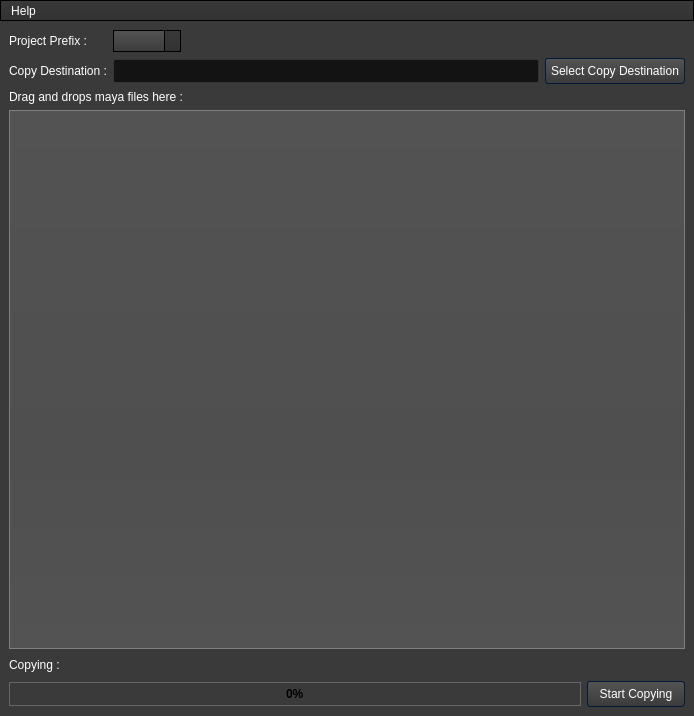
<?xml version="1.0" encoding="UTF-8"?>
<ui version="4.0">
 <class>MainWindow</class>
 <widget class="QMainWindow" name="MainWindow">
  <property name="geometry">
   <rect>
    <x>0</x>
    <y>0</y>
    <width>694</width>
    <height>716</height>
   </rect>
  </property>
  <property name="acceptDrops">
   <bool>true</bool>
  </property>
  <property name="windowTitle">
   <string>AssetPack</string>
  </property>
  <property name="styleSheet">
   <string notr="true">/*-----QWidget-----*/
QWidget
{
	background-color: #3a3a3a;
	color: #fff;
	selection-background-color: #b78620;
	selection-color: #000;

}


/*-----QLabel-----*/
QLabel
{
	background-color: transparent;
	color: #fff;

}


/*-----QMenuBar-----*/
QMenuBar 
{
	background-color: qlineargradient(spread:repeat, x1:1, y1:0, x2:1, y2:1, stop:0 rgba(57, 57, 57, 255),stop:1 rgba(50, 50, 50, 255));
	border: 1px solid #000;
	color: #fff;

}


QMenuBar::item 
{
	background-color: transparent;

}


QMenuBar::item:selected 
{
	background-color: rgba(183, 134, 32, 20%);
	border: 1px solid #b78620;
	color: #fff;

}


QMenuBar::item:pressed 
{
	background-color: rgb(183, 134, 32);
	border: 1px solid #b78620;
	color: #fff;

}


/*-----QMenu-----*/
QMenu
{
    background-color: qlineargradient(spread:repeat, x1:1, y1:0, x2:1, y2:1, stop:0 rgba(57, 57, 57, 255),stop:1 rgba(50, 50, 50, 255));
    border: 1px solid #222;
    padding: 4px;
	color: #fff;

}


QMenu::item
{
    background-color: transparent;
    padding: 2px 20px 2px 20px;

}


QMenu::separator
{
   	background-color: rgb(183, 134, 32);
	height: 1px;

}


QMenu::item:disabled
{
    color: #555;
    background-color: transparent;
    padding: 2px 20px 2px 20px;

}


QMenu::item:selected
{
	background-color: rgba(183, 134, 32, 20%);
	border: 1px solid #b78620;
	color: #fff;

}


/*-----QToolBar-----*/
QToolBar
{
	background-color: qlineargradient(spread:repeat, x1:1, y1:0, x2:1, y2:1, stop:0 rgba(69, 69, 69, 255),stop:1 rgba(58, 58, 58, 255));
	border-top: none;
	border-bottom: 1px solid #4f4f4f;
	border-left: 1px solid #4f4f4f;
	border-right: 1px solid #4f4f4f;

}


QToolBar::separator
{
	background-color: #2e2e2e;
	width: 1px;

}


/*-----QToolButton-----*/
QToolButton 
{
	background-color: transparent;
	color: #fff;
	padding: 5px;
	padding-left: 8px;
	padding-right: 8px;
	margin-left: 1px;
}


QToolButton:hover
{
	background-color: rgba(183, 134, 32, 20%);
	border: 1px solid #b78620;
	color: #fff;
	
}


QToolButton:pressed
{
	background-color: qlineargradient(spread:repeat, x1:1, y1:0, x2:1, y2:1, stop:0 rgba(57, 57, 57, 255),stop:1 rgba(50, 50, 50, 255));
	border: 1px solid #b78620;

}


QToolButton:checked
{
	background-color: qlineargradient(spread:repeat, x1:1, y1:0, x2:1, y2:1, stop:0 rgba(57, 57, 57, 255),stop:1 rgba(50, 50, 50, 255));
	border: 1px solid #222;
}


/*-----QPushButton-----*/
QPushButton
{
	background-color: qlineargradient(spread:repeat, x1:1, y1:0, x2:1, y2:1, stop:0 rgba(84, 84, 84, 255),stop:1 rgba(59, 59, 59, 255));
	color: #ffffff;
	min-width: 80px;
	border-style: solid;
	border-width: 1px;
	border-radius: 3px;
	border-color: #051a39;
	padding: 5px;

}


QPushButton::flat
{
	background-color: transparent;
	border: none;
	color: #fff;

}


QPushButton::disabled
{
	background-color: #404040;
	color: #656565;
	border-color: #051a39;

}


QPushButton::hover
{
	background-color: rgba(183, 134, 32, 20%);
	border: 1px solid #b78620;

}


QPushButton::pressed
{
	background-color: qlineargradient(spread:repeat, x1:1, y1:0, x2:1, y2:1, stop:0 rgba(74, 74, 74, 255),stop:1 rgba(49, 49, 49, 255));
	border: 1px solid #b78620;

}


QPushButton::checked
{
	background-color: qlineargradient(spread:repeat, x1:1, y1:0, x2:1, y2:1, stop:0 rgba(74, 74, 74, 255),stop:1 rgba(49, 49, 49, 255));
	border: 1px solid #222;

}


/*-----QLineEdit-----*/
QLineEdit
{
	background-color: #131313;
	color : #eee;
	border: 1px solid #343434;
	border-radius: 2px;
	padding: 3px;
	padding-left: 5px;

}


/*-----QPlainTExtEdit-----*/
QPlainTextEdit
{
	background-color: #131313;
	color : #eee;
	border: 1px solid #343434;
	border-radius: 2px;
	padding: 3px;
	padding-left: 5px;

}


/*-----QTabBar-----*/
QTabBar::tab
{
	background-color: qlineargradient(spread:repeat, x1:1, y1:0, x2:1, y2:1, stop:0 rgba(84, 84, 84, 255),stop:1 rgba(59, 59, 59, 255));
	color: #ffffff;
	border-style: solid;
	border-width: 1px;
	border-color: #666;
	border-bottom: none;
	padding: 5px;
	padding-left: 15px;
	padding-right: 15px;

}


QTabWidget::pane 
{
	background-color: red;
	border: 1px solid #666;
	top: 1px;

}


QTabBar::tab:last
{
	margin-right: 0; 

}


QTabBar::tab:first:!selected
{
	background-color: #0c0c0d;
	margin-left: 0px;

}


QTabBar::tab:!selected
{
	color: #b1b1b1;
	border-bottom-style: solid;
	background-color: #0c0c0d;

}


QTabBar::tab:selected
{
	margin-bottom: 0px;

}


QTabBar::tab:!selected:hover
{
	border-top-color: #b78620;

}


/*-----QComboBox-----*/
QComboBox
{
    background-color: qlineargradient(spread:repeat, x1:1, y1:0, x2:1, y2:1, stop:0 rgba(84, 84, 84, 255),stop:1 rgba(59, 59, 59, 255));
    border: 1px solid #000;
    padding-left: 6px;
    color: #ffffff;
    height: 20px;

}


QComboBox::disabled
{
	background-color: #404040;
	color: #656565;
	border-color: #051a39;

}


QComboBox:on
{
    background-color: #b78620;
	color: #000;

}


QComboBox QAbstractItemView
{
    background-color: #383838;
    color: #ffffff;
    border: 1px solid black;
    selection-background-color: #b78620;
    outline: 0;

}


QComboBox::drop-down
{
	background-color: qlineargradient(spread:repeat, x1:1, y1:0, x2:1, y2:1, stop:0 rgba(57, 57, 57, 255),stop:1 rgba(50, 50, 50, 255));
    subcontrol-origin: padding;
    subcontrol-position: top right;
    width: 15px;
    border-left-width: 1px;
    border-left-color: black;
    border-left-style: solid; 

}


QComboBox::down-arrow
{
    image: url(://arrow-down.png);
    width: 8px;
    height: 8px;
}


/*-----QSpinBox &amp; QDateTimeEdit-----*/
QSpinBox,
QDateTimeEdit 
{
    background-color: #131313;
	color : #eee;
	border: 1px solid #343434;
	padding: 3px;
	padding-left: 5px;
    border-radius : 2px;

}


QSpinBox::up-button, 
QDateTimeEdit::up-button
{
	border-top-right-radius:2px;
	background-color: #777777;
    width: 16px; 
    border-width: 1px;

}


QSpinBox::up-button:hover, 
QDateTimeEdit::up-button:hover
{
	background-color: #585858;

}


QSpinBox::up-button:pressed, 
QDateTimeEdit::up-button:pressed
{
	background-color: #252525;
    width: 16px; 
    border-width: 1px;

}


QSpinBox::up-arrow,
QDateTimeEdit::up-arrow
{
    image: url(://arrow-up.png);
    width: 7px;
    height: 7px;

}


QSpinBox::down-button, 
QDateTimeEdit::down-button
{
	border-bottom-right-radius:2px;
	background-color: #777777;
    width: 16px; 
    border-width: 1px;

}


QSpinBox::down-button:hover, 
QDateTimeEdit::down-button:hover
{
	background-color: #585858;

}


QSpinBox::down-button:pressed, 
QDateTimeEdit::down-button:pressed
{
	background-color: #252525;
    width: 16px; 
    border-width: 1px;

}


QSpinBox::down-arrow,
QDateTimeEdit::down-arrow
{
    image: url(://arrow-down.png);
    width: 7px;
    height: 7px;

}


/*-----QGroupBox-----*/
QGroupBox 
{
    border: 1px solid;
    border-color: #666666;
	border-radius: 5px;
    margin-top: 20px;

}


QGroupBox::title  
{
    background-color: transparent;
    color: #eee;
    subcontrol-origin: margin;
    padding: 5px;
	border-top-left-radius: 3px;
	border-top-right-radius: 3px;

}


/*-----QHeaderView-----*/
QHeaderView::section
{
    background-color: qlineargradient(spread:repeat, x1:1, y1:0, x2:1, y2:1, stop:0 rgba(60, 60, 60, 255),stop:1 rgba(50, 50, 50, 255));
	border: 1px solid #000;
    color: #fff;
    text-align: left;
	padding: 4px;
	
}


QHeaderView::section:disabled
{
    background-color: #525251;
    color: #656565;

}


QHeaderView::section:checked
{
    background-color: qlineargradient(spread:repeat, x1:1, y1:0, x2:1, y2:1, stop:0 rgba(60, 60, 60, 255),stop:1 rgba(50, 50, 50, 255));
    color: #fff;

}


QHeaderView::section::vertical::first,
QHeaderView::section::vertical::only-one
{
    border-top: 1px solid #353635;

}


QHeaderView::section::vertical
{
    border-top: 1px solid #353635;

}


QHeaderView::section::horizontal::first,
QHeaderView::section::horizontal::only-one
{
    border-left: 1px solid #353635;

}


QHeaderView::section::horizontal
{
    border-left: 1px solid #353635;

}


QTableCornerButton::section
{
    background-color: qlineargradient(spread:repeat, x1:1, y1:0, x2:1, y2:1, stop:0 rgba(60, 60, 60, 255),stop:1 rgba(50, 50, 50, 255));
	border: 1px solid #000;
    color: #fff;

}


/*-----QTreeWidget-----*/
QTreeView
{
	show-decoration-selected: 1;
	alternate-background-color: #3a3a3a;
	selection-color: #fff;
	background-color: #2d2d2d;
	border: 1px solid gray;
	padding-top : 5px;
	color: #fff;
	font: 8pt;

}


QTreeView::item:selected
{
	color:#fff;
	background-color: #b78620;
	border-radius: 0px;

}


QTreeView::item:!selected:hover
{
    background-color: #262626;
    border: none;
    color: white;

}


QTreeView::branch:has-children:!has-siblings:closed,
QTreeView::branch:closed:has-children:has-siblings 
{
	image: url(://tree-closed.png);

}


QTreeView::branch:open:has-children:!has-siblings,
QTreeView::branch:open:has-children:has-siblings  
{
	image: url(://tree-open.png);

}


/*-----QListView-----*/
QListView 
{
	background-color: qlineargradient(spread:repeat, x1:1, y1:0, x2:1, y2:1, stop:0 rgba(83, 83, 83, 255),stop:0.293269 rgba(81, 81, 81, 255),stop:0.634615 rgba(79, 79, 79, 255),stop:1 rgba(83, 83, 83, 255));
    border : none;
    color: white;
    show-decoration-selected: 1; 
    outline: 0;
	border: 1px solid gray;

}


QListView::disabled 
{
	background-color: #656565;
	color: #1b1b1b;
    border: 1px solid #656565;

}


QListView::item 
{
	background-color: #2d2d2d;
    padding: 1px;

}


QListView::item:alternate 
{
    background-color: #3a3a3a;

}


QListView::item:selected 
{
	background-color: #b78620;
	border: 1px solid #b78620;
	color: #fff;

}


QListView::item:selected:!active 
{
	background-color: #b78620;
	border: 1px solid #b78620;
	color: #fff;

}


QListView::item:selected:active 
{
	background-color: #b78620;
	border: 1px solid #b78620;
	color: #fff;

}


QListView::item:hover {
    background-color: #262626;
    border: none;
    color: white;

}


/*-----QCheckBox-----*/
QCheckBox
{
	background-color: transparent;
    color: lightgray;
	border: none;

}


QCheckBox::indicator
{
    background-color: #323232;
    border: 1px solid darkgray;
    width: 12px;
    height: 12px;

}


QCheckBox::indicator:checked
{
    image:url(&quot;./ressources/check.png&quot;);
	background-color: #b78620;
    border: 1px solid #3a546e;

}


QCheckBox::indicator:unchecked:hover
{
	border: 1px solid #b78620; 

}


QCheckBox::disabled
{
	color: #656565;

}


QCheckBox::indicator:disabled
{
	background-color: #656565;
	color: #656565;
    border: 1px solid #656565;

}


/*-----QRadioButton-----*/
QRadioButton 
{
	color: lightgray;
	background-color: transparent;

}


QRadioButton::indicator::unchecked:hover 
{
	background-color: lightgray;
	border: 2px solid #b78620;
	border-radius: 6px;
}


QRadioButton::indicator::checked 
{
	border: 2px solid #b78620;
	border-radius: 6px;
	background-color: rgba(183,134,32,20%);  
	width: 9px; 
	height: 9px; 

}


/*-----QSlider-----*/
QSlider::groove:horizontal 
{
	background-color: transparent;
	height: 3px;

}


QSlider::sub-page:horizontal 
{
	background-color: #b78620;

}


QSlider::add-page:horizontal 
{
	background-color: #131313;

}


QSlider::handle:horizontal 
{
	background-color: #b78620;
	width: 14px;
	margin-top: -6px;
	margin-bottom: -6px;
	border-radius: 6px;

}


QSlider::handle:horizontal:hover 
{
	background-color: #d89e25;
	border-radius: 6px;

}


QSlider::sub-page:horizontal:disabled 
{
	background-color: #bbb;
	border-color: #999;

}


QSlider::add-page:horizontal:disabled 
{
	background-color: #eee;
	border-color: #999;

}


QSlider::handle:horizontal:disabled 
{
	background-color: #eee;
	border: 1px solid #aaa;
	border-radius: 3px;

}


/*-----QScrollBar-----*/
QScrollBar:horizontal
{
    border: 1px solid #222222;
    background-color: #3d3d3d;
    height: 15px;
    margin: 0px 16px 0 16px;

}


QScrollBar::handle:horizontal
{
	background-color: qlineargradient(spread:repeat, x1:1, y1:0, x2:1, y2:1, stop:0 rgba(97, 97, 97, 255),stop:1 rgba(90, 90, 90, 255));
	border: 1px solid #2d2d2d;
    min-height: 20px;

}


QScrollBar::add-line:horizontal
{
	background-color: qlineargradient(spread:repeat, x1:1, y1:0, x2:1, y2:1, stop:0 rgba(97, 97, 97, 255),stop:1 rgba(90, 90, 90, 255));
	border: 1px solid #2d2d2d;
    width: 15px;
    subcontrol-position: right;
    subcontrol-origin: margin;

}


QScrollBar::sub-line:horizontal
{
	background-color: qlineargradient(spread:repeat, x1:1, y1:0, x2:1, y2:1, stop:0 rgba(97, 97, 97, 255),stop:1 rgba(90, 90, 90, 255));
	border: 1px solid #2d2d2d;
    width: 15px;
    subcontrol-position: left;
    subcontrol-origin: margin;

}


QScrollBar::right-arrow:horizontal
{
    image: url(://arrow-right.png);
    width: 6px;
    height: 6px;

}


QScrollBar::left-arrow:horizontal
{
    image: url(://arrow-left.png);
    width: 6px;
    height: 6px;

}


QScrollBar::add-page:horizontal, QScrollBar::sub-page:horizontal
{
    background: none;

}


QScrollBar:vertical
{
    background-color: #3d3d3d;
    width: 16px;
	border: 1px solid #2d2d2d;
    margin: 16px 0px 16px 0px;

}


QScrollBar::handle:vertical
{
    background-color: qlineargradient(spread:repeat, x1:1, y1:0, x2:1, y2:1, stop:0 rgba(97, 97, 97, 255),stop:1 rgba(90, 90, 90, 255));
	border: 1px solid #2d2d2d;
    min-height: 20px;

}


QScrollBar::add-line:vertical
{
	background-color: qlineargradient(spread:repeat, x1:1, y1:0, x2:1, y2:1, stop:0 rgba(97, 97, 97, 255),stop:1 rgba(90, 90, 90, 255));
	border: 1px solid #2d2d2d;
    height: 15px;
    subcontrol-position: bottom;
    subcontrol-origin: margin;

}


QScrollBar::sub-line:vertical
{
	background-color: qlineargradient(spread:repeat, x1:1, y1:0, x2:1, y2:1, stop:0 rgba(97, 97, 97, 255),stop:1 rgba(90, 90, 90, 255));
	border: 1px solid #2d2d2d;
    height: 15px;
    subcontrol-position: top;
    subcontrol-origin: margin;

}


QScrollBar::up-arrow:vertical
{
    image: url(://arrow-up.png);
    width: 6px;
    height: 6px;

}


QScrollBar::down-arrow:vertical
{
    image: url(://arrow-down.png);
    width: 6px;
    height: 6px;

}


QScrollBar::add-page:vertical, QScrollBar::sub-page:vertical
{
    background: none;

}


/*-----QProgressBar-----*/
QProgressBar
{
    border: 1px solid #666666;
    text-align: center;
	color: #000;
	font-weight: bold;

}


QProgressBar::chunk
{
    background-color: #b78620;
    width: 30px;
    margin: 0.5px;

}

</string>
  </property>
  <widget class="QWidget" name="centralwidget">
   <layout class="QGridLayout" name="gridLayout">
    <item row="0" column="0">
     <layout class="QHBoxLayout" name="horizontalLayout">
      <item>
       <widget class="QLabel" name="prefix_lable">
        <property name="font">
         <font/>
        </property>
        <property name="text">
         <string>Project Prefix :      </string>
        </property>
       </widget>
      </item>
      <item>
       <widget class="QComboBox" name="comboBox"/>
      </item>
      <item>
       <spacer name="horizontalSpacer">
        <property name="orientation">
         <enum>Qt::Horizontal</enum>
        </property>
        <property name="sizeHint" stdset="0">
         <size>
          <width>500</width>
          <height>20</height>
         </size>
        </property>
       </spacer>
      </item>
     </layout>
    </item>
    <item row="1" column="0">
     <layout class="QHBoxLayout" name="horizontalLayout_2">
      <item>
       <widget class="QLabel" name="copy_destination_label">
        <property name="text">
         <string>Copy Destination :</string>
        </property>
       </widget>
      </item>
      <item>
       <widget class="QLineEdit" name="destination_lineEdit"/>
      </item>
      <item>
       <widget class="QPushButton" name="copy_destination_pushButton">
        <property name="text">
         <string>Select Copy Destination</string>
        </property>
       </widget>
      </item>
     </layout>
    </item>
    <item row="2" column="0">
     <layout class="QVBoxLayout" name="verticalLayout">
      <item>
       <widget class="QLabel" name="drag_lable">
        <property name="font">
         <font/>
        </property>
        <property name="text">
         <string>Drag and drops maya files here : </string>
        </property>
       </widget>
      </item>
      <item>
       <widget class="QListWidget" name="listWidget">
        <property name="acceptDrops">
         <bool>true</bool>
        </property>
        <property name="dragEnabled">
         <bool>true</bool>
        </property>
        <property name="dragDropOverwriteMode">
         <bool>true</bool>
        </property>
        <property name="dragDropMode">
         <enum>QAbstractItemView::DragDrop</enum>
        </property>
       </widget>
      </item>
     </layout>
    </item>
    <item row="3" column="0">
     <layout class="QHBoxLayout" name="horizontalLayout_3">
      <item>
       <widget class="QLabel" name="copying_label">
        <property name="text">
         <string>Copying :</string>
        </property>
       </widget>
      </item>
      <item>
       <widget class="QLabel" name="copy_file_label">
        <property name="text">
         <string/>
        </property>
       </widget>
      </item>
      <item>
       <spacer name="horizontalSpacer_2">
        <property name="orientation">
         <enum>Qt::Horizontal</enum>
        </property>
        <property name="sizeHint" stdset="0">
         <size>
          <width>40</width>
          <height>20</height>
         </size>
        </property>
       </spacer>
      </item>
     </layout>
    </item>
    <item row="4" column="0">
     <layout class="QHBoxLayout" name="horizontalLayout_4">
      <item>
       <widget class="QProgressBar" name="progressBar">
        <property name="value">
         <number>0</number>
        </property>
       </widget>
      </item>
      <item>
       <widget class="QPushButton" name="start_pushButton">
        <property name="text">
         <string>  Start Copying  </string>
        </property>
       </widget>
      </item>
     </layout>
    </item>
   </layout>
  </widget>
  <widget class="QMenuBar" name="menuBar">
   <property name="geometry">
    <rect>
     <x>0</x>
     <y>0</y>
     <width>694</width>
     <height>23</height>
    </rect>
   </property>
   <property name="layoutDirection">
    <enum>Qt::LeftToRight</enum>
   </property>
   <widget class="QMenu" name="menuHelp">
    <property name="title">
     <string>Help</string>
    </property>
    <addaction name="actionHelp"/>
   </widget>
   <addaction name="menuHelp"/>
  </widget>
  <action name="actionHelp">
   <property name="text">
    <string>Help</string>
   </property>
  </action>
 </widget>
 <resources/>
 <connections/>
</ui>
